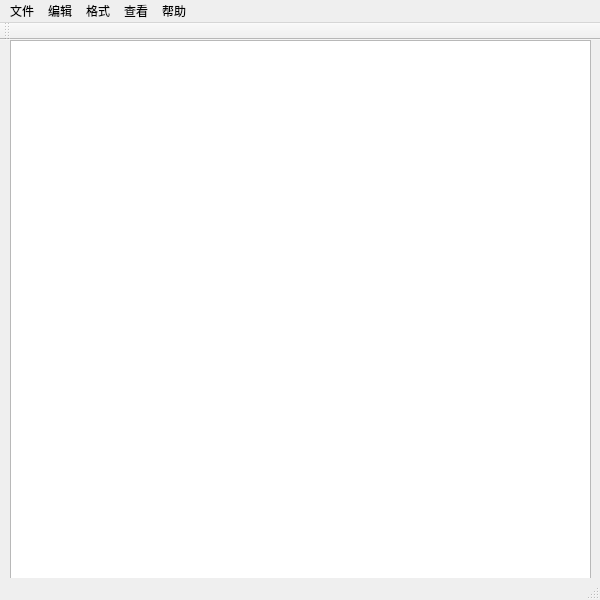
<?xml version="1.0" encoding="UTF-8"?>
<ui version="4.0">
 <class>MainWindow</class>
 <widget class="QMainWindow" name="MainWindow">
  <property name="windowModality">
   <enum>Qt::WindowModal</enum>
  </property>
  <property name="geometry">
   <rect>
    <x>0</x>
    <y>0</y>
    <width>600</width>
    <height>600</height>
   </rect>
  </property>
  <property name="minimumSize">
   <size>
    <width>600</width>
    <height>600</height>
   </size>
  </property>
  <property name="maximumSize">
   <size>
    <width>600</width>
    <height>600</height>
   </size>
  </property>
  <property name="windowTitle">
   <string>NoteBook</string>
  </property>
  <property name="windowIcon">
   <iconset>
    <normaloff>../../Desktop/6873641_102016646123_2.jpg</normaloff>../../Desktop/6873641_102016646123_2.jpg</iconset>
  </property>
  <property name="windowOpacity">
   <double>5.000000000000000</double>
  </property>
  <property name="toolTip">
   <string extracomment="This is NoteBook"/>
  </property>
  <widget class="QWidget" name="centralWidget">
   <widget class="QTextEdit" name="textEdit">
    <property name="geometry">
     <rect>
      <x>10</x>
      <y>0</y>
      <width>581</width>
      <height>551</height>
     </rect>
    </property>
   </widget>
  </widget>
  <widget class="QMenuBar" name="menuBar">
   <property name="geometry">
    <rect>
     <x>0</x>
     <y>0</y>
     <width>600</width>
     <height>23</height>
    </rect>
   </property>
   <widget class="QMenu" name="menu_file">
    <property name="title">
     <string>文件</string>
    </property>
    <addaction name="action_create_new"/>
    <addaction name="action_open"/>
    <addaction name="action_save"/>
    <addaction name="action_save_as"/>
    <addaction name="separator"/>
    <addaction name="action_page_set"/>
    <addaction name="action_print_preview"/>
    <addaction name="action_print"/>
    <addaction name="separator"/>
    <addaction name="action_exit"/>
   </widget>
   <widget class="QMenu" name="menu_edit">
    <property name="title">
     <string>编辑</string>
    </property>
    <addaction name="action_revoke"/>
    <addaction name="separator"/>
    <addaction name="action_cut"/>
    <addaction name="action_copy"/>
    <addaction name="action_paste"/>
    <addaction name="action_delete"/>
    <addaction name="separator"/>
    <addaction name="action_find"/>
    <addaction name="action_find_next"/>
    <addaction name="action_replace"/>
    <addaction name="action_go_to"/>
    <addaction name="separator"/>
    <addaction name="action_select_all"/>
    <addaction name="action_date_and_time"/>
    <addaction name="action_about_file"/>
   </widget>
   <widget class="QMenu" name="menu_view">
    <property name="title">
     <string>查看</string>
    </property>
    <addaction name="action_status"/>
   </widget>
   <widget class="QMenu" name="menu_help">
    <property name="title">
     <string>帮助</string>
    </property>
    <addaction name="action_about"/>
    <addaction name="action_QT"/>
   </widget>
   <widget class="QMenu" name="menu_format">
    <property name="title">
     <string>格式</string>
    </property>
    <addaction name="action_auto_new_line"/>
    <addaction name="action_front"/>
   </widget>
   <addaction name="menu_file"/>
   <addaction name="menu_edit"/>
   <addaction name="menu_format"/>
   <addaction name="menu_view"/>
   <addaction name="menu_help"/>
  </widget>
  <widget class="QToolBar" name="mainToolBar">
   <attribute name="toolBarArea">
    <enum>TopToolBarArea</enum>
   </attribute>
   <attribute name="toolBarBreak">
    <bool>false</bool>
   </attribute>
  </widget>
  <widget class="QStatusBar" name="statusBar"/>
  <action name="actionNi">
   <property name="text">
    <string>ni</string>
   </property>
  </action>
  <action name="action_create_new">
   <property name="text">
    <string>新建</string>
   </property>
   <property name="shortcut">
    <string>Ctrl+N</string>
   </property>
   <property name="shortcutContext">
    <enum>Qt::WindowShortcut</enum>
   </property>
  </action>
  <action name="action_open">
   <property name="text">
    <string>打开</string>
   </property>
   <property name="shortcut">
    <string>Ctrl+O</string>
   </property>
  </action>
  <action name="action_save">
   <property name="text">
    <string>保存</string>
   </property>
   <property name="shortcut">
    <string>Ctrl+S</string>
   </property>
   <property name="autoRepeat">
    <bool>true</bool>
   </property>
   <property name="visible">
    <bool>true</bool>
   </property>
   <property name="iconVisibleInMenu">
    <bool>true</bool>
   </property>
  </action>
  <action name="action_save_as">
   <property name="text">
    <string>另存为</string>
   </property>
  </action>
  <action name="action_page_set">
   <property name="text">
    <string>页面设置</string>
   </property>
  </action>
  <action name="action_print">
   <property name="text">
    <string>打印</string>
   </property>
   <property name="shortcut">
    <string>Ctrl+P</string>
   </property>
  </action>
  <action name="action_about">
   <property name="text">
    <string>关于记事本</string>
   </property>
   <property name="shortcut">
    <string>Ctrl+H</string>
   </property>
  </action>
  <action name="action_status">
   <property name="text">
    <string>状态栏</string>
   </property>
   <property name="shortcut">
    <string>Alt+S</string>
   </property>
  </action>
  <action name="action_auto_new_line">
   <property name="text">
    <string>自动换行</string>
   </property>
   <property name="shortcut">
    <string>Ctrl+W</string>
   </property>
  </action>
  <action name="action_front">
   <property name="text">
    <string>字体</string>
   </property>
  </action>
  <action name="action_revoke">
   <property name="text">
    <string>撤销</string>
   </property>
   <property name="shortcut">
    <string>Ctrl+Z</string>
   </property>
  </action>
  <action name="action_cut">
   <property name="text">
    <string>剪切</string>
   </property>
   <property name="shortcut">
    <string>Ctrl+X</string>
   </property>
  </action>
  <action name="action_copy">
   <property name="text">
    <string>复制</string>
   </property>
   <property name="shortcut">
    <string>Ctrl+C</string>
   </property>
  </action>
  <action name="action_paste">
   <property name="text">
    <string>粘贴</string>
   </property>
   <property name="shortcut">
    <string>Ctrl+V</string>
   </property>
  </action>
  <action name="action_delete">
   <property name="text">
    <string>删除</string>
   </property>
   <property name="shortcut">
    <string>Ctrl+D</string>
   </property>
  </action>
  <action name="action_find">
   <property name="text">
    <string>查找</string>
   </property>
   <property name="shortcut">
    <string>Ctrl+F</string>
   </property>
  </action>
  <action name="action_find_next">
   <property name="text">
    <string>查找下一个</string>
   </property>
   <property name="shortcut">
    <string>Ctrl+Alt+F</string>
   </property>
  </action>
  <action name="action_replace">
   <property name="text">
    <string>替换</string>
   </property>
   <property name="shortcut">
    <string>Ctrl+R</string>
   </property>
  </action>
  <action name="action_go_to">
   <property name="text">
    <string>转到</string>
   </property>
   <property name="shortcut">
    <string>Ctrl+G</string>
   </property>
  </action>
  <action name="action_select_all">
   <property name="text">
    <string>全选</string>
   </property>
   <property name="shortcut">
    <string>Ctrl+A</string>
   </property>
  </action>
  <action name="action_date_and_time">
   <property name="text">
    <string>时间日期</string>
   </property>
   <property name="shortcut">
    <string>F5</string>
   </property>
  </action>
  <action name="action_exit">
   <property name="text">
    <string>退出</string>
   </property>
   <property name="shortcut">
    <string>Ctrl+E</string>
   </property>
  </action>
  <action name="action_about_file">
   <property name="text">
    <string>关于文件</string>
   </property>
  </action>
  <action name="action_QT">
   <property name="text">
    <string>关于QT</string>
   </property>
  </action>
  <action name="action_print_preview">
   <property name="text">
    <string>打印预览</string>
   </property>
  </action>
  <action name="action_save_2">
   <property name="text">
    <string>保存</string>
   </property>
  </action>
 </widget>
 <layoutdefault spacing="6" margin="11"/>
 <resources/>
 <connections/>
</ui>
